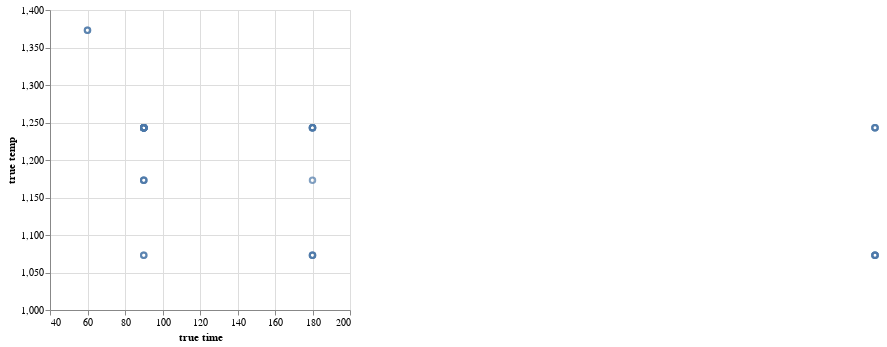

Notebook code for this chart:
### Code cell
chart =alt.Chart(predict_df_sorted).mark_point().encode(
    x = alt.X('true time'),
    y = alt.X('true temp'))

chart.encoding.x.scale = alt.Scale(domain=[40, 200])
chart.encoding.y.scale = alt.Scale(domain=[1000, 1400])
chart

### Figure 1 — Vega-Lite specification as saved in the notebook (floating-point values rounded to 4 significant figures)
{"config": {"view": {"continuousWidth": 300, "continuousHeight": 300}}, "data": {"name": "data-4cb0874065ab8493e265638c3f4febe6"}, "mark": {"type": "point"}, "encoding": {"x": {"field": "true time", "scale": {"domain": [40, 200]}, "type": "quantitative"}, "y": {"field": "true temp", "scale": {"domain": [1000, 1400]}, "type": "quantitative"}}, "$schema": "https://vega.github.io/schema/vega-lite/v5.15.1.json", "datasets": {"data-4cb0874065ab8493e265638c3f4febe6": [{"scaled_temperature": 0.0007968, "log_time": 4.541, "time": 93.74, "temp": 1255.0, "true temp": 1243.0, "true time": 90.0, "image": "micrograph625.tif", "score": 12.52}, {"scaled_temperature": 0.0008003, "log_time": 4.72, "time": 112.2, "temp": 1250.0, "true temp": 1243.0, "true time": 90.0, "image": "micrograph411.tif", "score": 23.06}, {"scaled_temperature": 0.0008051, "log_time": 4.833, "time": 125.6, "temp": 1242.0, "true temp": 1243.0, "true time": 90.0, "image": "micrograph779.tif", "score": 35.66}, {"scaled_temperature": 0.0008263, "log_time": 4.82, "time": 123.9, "temp": 1210.0, "true temp": 1173.0, "true time": 90.0, "image": "micrograph1611.tif", "score": 50.22}, {"scaled_temperature": 0.0007985, "log_time": 4.941, "time": 139.9, "temp": 1252.0, "true temp": 1243.0, "true time": 90.0, "image": "micrograph609.tif", "score": 50.69}, {"scaled_temperature": 0.0008803, "log_time": 4.828, "time": 125.0, "temp": 1136.0, "true temp": 1173.0, "true time": 90.0, "image": "micrograph10.png", "score": 51.09}, {"scaled_temperature": 0.0008398, "log_time": 5.241, "time": 188.9, "temp": 1191.0, "true temp": 1243.0, "true time": 180.0, "image": "micrograph907.tif", "score": 53.15}, {"scaled_temperature": 0.0008469, "log_time": 4.59, "time": 98.45, "temp": 1181.0, "true temp": 1243.0, "true time": 90.0, "image": "micrograph1682.tif", "score": 62.93}, {"scaled_temperature": 0.0008145, "log_time": 4.777, "time": 118.7, "temp": 1228.0, "true temp": 1243.0, "true time": 180.0, "image": "micrograph584.tif", "score": 63.22}, {"scaled_temperature": 0.0008358, "log_time": 4.899, "time": 134.1, "temp": 1196.0, "true temp": 1243.0, "true time": 90.0, "image": "micrograph209.tif", "score": 64.27}, {"scaled_temperature": 0.0008085, "log_time": 5.039, "time": 154.3, "temp": 1237.0, "true temp": 1243.0, "true time": 90.0, "image": "micrograph369.tif", "score": 64.64}, {"scaled_temperature": 0.0008052, "log_time": 4.733, "time": 113.6, "temp": 1242.0, "true temp": 1243.0, "true time": 180.0, "image": "micrograph388.png", "score": 66.37}, {"scaled_temperature": 0.0008259, "log_time": 5.01, "time": 149.8, "temp": 1211.0, "true temp": 1243.0, "true time": 90.0, "image": "micrograph1280.tif", "score": 68.02}, {"scaled_temperature": 0.0008036, "log_time": 4.573, "time": 96.87, "temp": 1244.0, "true temp": 1173.0, "true time": 90.0, "image": "micrograph1422.tif", "score": 71.64}, {"scaled_temperature": 0.0008586, "log_time": 4.628, "time": 102.3, "temp": 1165.0, "true temp": 1243.0, "true time": 90.0, "image": "micrograph1032.png", "score": 79.39}, {"scaled_temperature": 0.0008159, "log_time": 5.126, "time": 168.4, "temp": 1226.0, "true temp": 1243.0, "true time": 90.0, "image": "micrograph1273.tif", "score": 80.33}, {"scaled_temperature": 0.0008078, "log_time": 5.163, "time": 174.6, "temp": 1238.0, "true temp": 1243.0, "true time": 90.0, "image": "micrograph1482.tif", "score": 84.79}, {"scaled_temperature": 0.0008247, "log_time": 4.534, "time": 93.18, "temp": 1213.0, "true temp": 1243.0, "true time": 180.0, "image": "micrograph597.tif", "score": 92.07}, {"scaled_temperature": 0.000797, "log_time": 4.897, "time": 133.9, "temp": 1255.0, "true temp": 1173.0, "true time": 180.0, "image": "micrograph4.tif", "score": 93.65}, {"scaled_temperature": 0.0008132, "log_time": 4.457, "time": 86.22, "temp": 1230.0, "true temp": 1243.0, "true time": 180.0, "image": "micrograph1217.png", "score": 94.73}, {"scaled_temperature": 0.0008562, "log_time": 5.307, "time": 201.8, "temp": 1168.0, "true temp": 1073.0, "true time": 180.0, "image": "micrograph1672.tif", "score": 97.24}, {"scaled_temperature": 0.000879, "log_time": 5.977, "time": 394.2, "temp": 1138.0, "true temp": 1243.0, "true time": 480.0, "image": "micrograph1028.tif", "score": 136.0}, {"scaled_temperature": 0.0008505, "log_time": 5.67, "time": 290.0, "temp": 1176.0, "true temp": 1073.0, "true time": 180.0, "image": "micrograph894.tif", "score": 150.4}, {"scaled_temperature": 0.0008328, "log_time": 5.631, "time": 279.0, "temp": 1201.0, "true temp": 1073.0, "true time": 180.0, "image": "micrograph70.tif", "score": 161.5}, {"scaled_temperature": 0.0008058, "log_time": 4.576, "time": 97.09, "temp": 1241.0, "true temp": 1073.0, "true time": 90.0, "image": "micrograph443.tif", "score": 168.0}, {"scaled_temperature": 0.0008159, "log_time": 5.105, "time": 164.9, "temp": 1226.0, "true temp": 1073.0, "true time": 90.0, "image": "micrograph1662.tif", "score": 169.9}, {"scaled_temperature": 0.0008395, "log_time": 5.863, "time": 351.8, "temp": 1191.0, "true temp": 1073.0, "true time": 480.0, "image": "micrograph1031.tif", "score": 174.3}, {"scaled_temperature": 0.0008321, "log_time": 5.209, "time": 182.9, "temp": 1202.0, "true temp": 1373.0, "true time": 60.0, "image": "micrograph231.tif", "score": 210.9}, {"scaled_temperature": 0.0008609, "log_time": 5.377, "time": 216.3, "temp": 1162.0, "true temp": 1073.0, "true time": 480.0, "image": "micrograph1349.tif", "score": 278.1}, {"scaled_temperature": 0.0008626, "log_time": 5.89, "time": 361.6, "temp": 1159.0, "true temp": 1243.0, "true time": 90.0, "image": "micrograph699.tif", "score": 284.2}, {"scaled_temperature": 0.0008369, "log_time": 5.065, "time": 158.3, "temp": 1195.0, "true temp": 1243.0, "true time": 480.0, "image": "micrograph873.tif", "score": 325.3}, {"scaled_temperature": 0.0008238, "log_time": 5.01, "time": 149.9, "temp": 1214.0, "true temp": 1073.0, "true time": 480.0, "image": "micrograph380.tif", "score": 358.8}, {"scaled_temperature": 0.0008693, "log_time": 5.837, "time": 342.8, "temp": 1150.0, "true temp": 1373.0, "true time": 60.0, "image": "micrograph670.tif", "score": 360.1}, {"scaled_temperature": 0.0008429, "log_time": 4.707, "time": 110.7, "temp": 1186.0, "true temp": 1073.0, "true time": 480.0, "image": "micrograph1058.tif", "score": 386.3}, {"scaled_temperature": 0.000832, "log_time": 4.53, "time": 92.76, "temp": 1202.0, "true temp": 1243.0, "true time": 480.0, "image": "micrograph721.tif", "score": 389.4}, {"scaled_temperature": 0.0009548, "log_time": 6.525, "time": 682.1, "temp": 1047.0, "true temp": 1243.0, "true time": 90.0, "image": "micrograph184.tif", "score": 623.6}]}}
